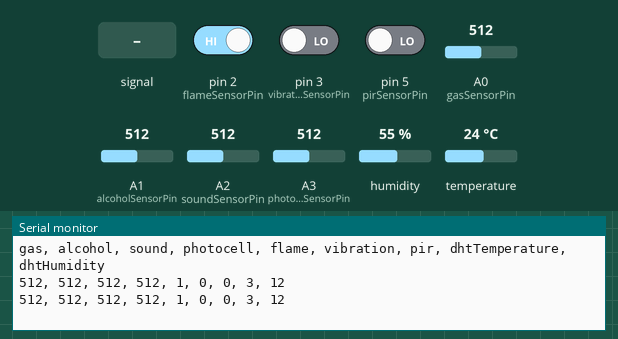
This sketch was run on a simulated Arduino Uno, built with avr-gcc and run on an emulated ATmega328P. Parts: the last lines printed to the serial monitor. Inputs (shaded band) come from the test bench; at power-on: A0 (gasSensorPin) = 512, A1 (alcoholSensorPin) = 512, A2 (soundSensorPin) = 512, A3 (photocellSensorPin) = 512, pin 2 (flameSensorPin) HIGH, pin 3 (vibrationSensorPin) LOW, pin 5 (pirSensorPin) LOW, humidity 55 %, temperature 24 °C.

Above: at 2.8 s.
2.9 s: A2 (soundSensorPin) fed a 200 Hz sine of ±81 counts around its level
At 5.1 s:
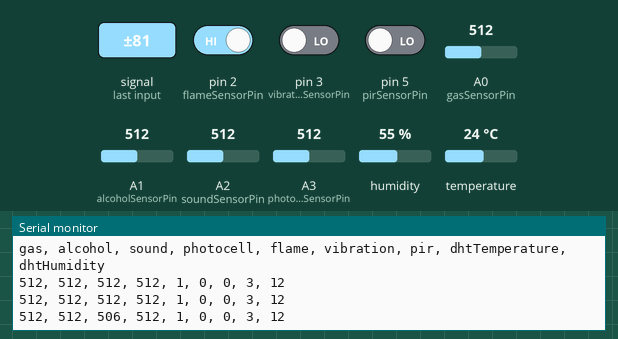
5.6 s: A0 (gasSensorPin) set to 716
At 7.5 s:
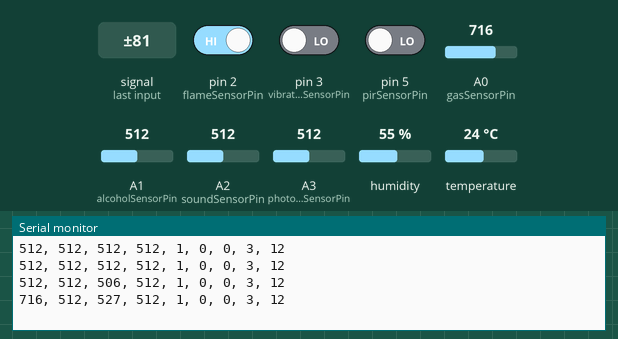
8.3 s: A1 (alcoholSensorPin) set to 716
At 8.3 s:
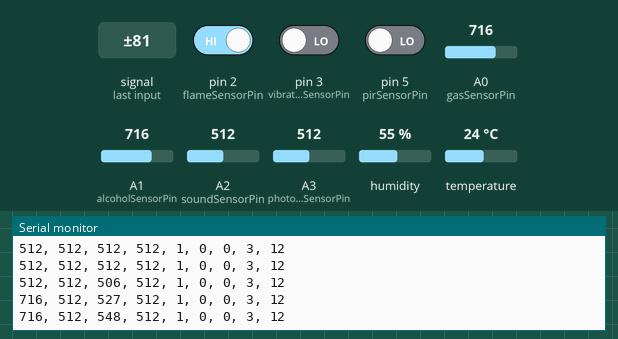
11.0 s: A2 (soundSensorPin) set to 716
At 13.4 s:
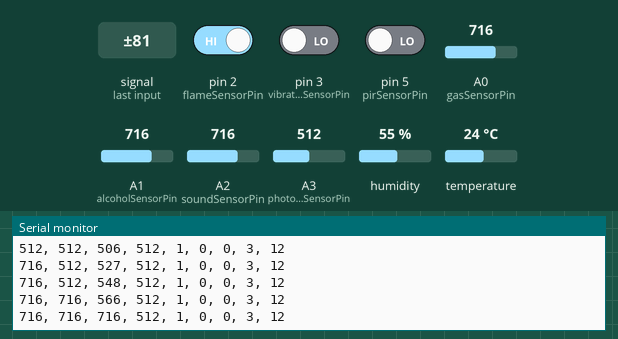
13.7 s: A3 (photocellSensorPin) set to 716
At 14.9 s:
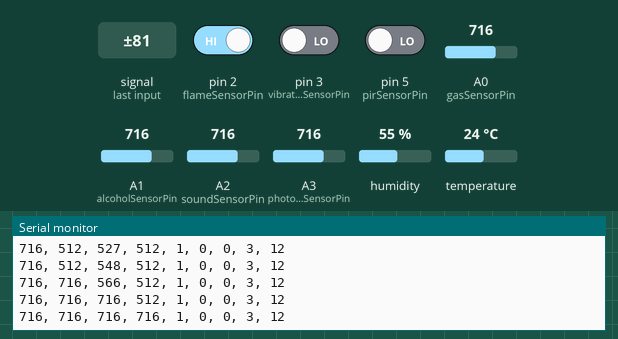
16.4 s: pin 2 (flameSensorPin) driven LOW
At 19.7 s:
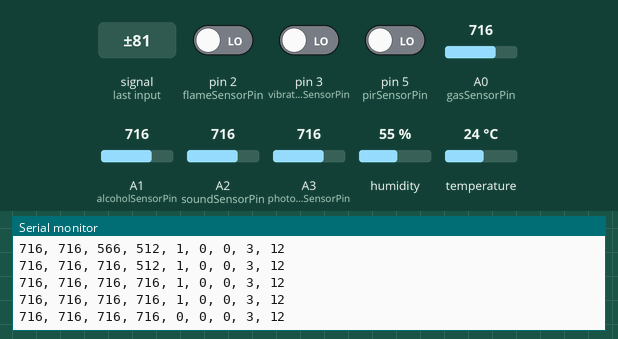
Timing chart, 0 to 20.1 s (numbered marks = the images above; inputs shaded):
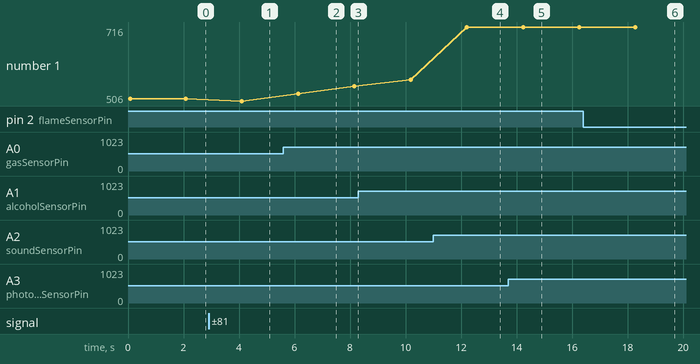

The sketch:

Gas.ino
```cpp
#include <SimpleDHT.h>

const int gasSensorPin = A0;
const int alcoholSensorPin = A1;
const int soundSensorPin = A2;
const int photocellSensorPin = A3;

const byte flameSensorPin = 2;
const byte vibrationSensorPin = 3;
const byte dht11pin = 4;
const byte pirSensorPin = 5;

SimpleDHT11 dht11;

struct SensorValues {
  int Gas;
  int Alcohol;
  int Sound;
  int Photocell;
  int Flame;
  int Vibration;
  int Pir;
  struct Dht11 {
    byte Temperature;
    byte Humidity;
  } DhtValues;
};

void OutputHeader();
void OutputFormat(SensorValues* sensorValues);

void setup()
{
  pinMode(flameSensorPin, INPUT);
  pinMode(vibrationSensorPin, INPUT);
  pinMode(pirSensorPin, INPUT);

  Serial.begin(9600); //Set serial baud rate to 9600 bps
  OutputHeader();
}

void loop()
{
  SensorValues values;

  values.Gas = analogRead(gasSensorPin);
  values.Alcohol = analogRead(alcoholSensorPin);
  values.Sound = analogRead(soundSensorPin);
  values.Photocell = analogRead(photocellSensorPin);

  values.Flame = digitalRead(flameSensorPin);
  values.Vibration = digitalRead(vibrationSensorPin);
  values.Pir = digitalRead(pirSensorPin);

  byte dht11Temperature, dht11Humidity;

  int dht11Error = SimpleDHTErrSuccess;
  dht11Error = dht11.read(dht11pin, &dht11Temperature, &dht11Humidity, NULL);
  if(dht11Error != SimpleDHTErrSuccess) {
    dht11Temperature = -1;
    dht11Humidity = -1;
  }

  OutputFormat(&values);

  delay(2000);
}

void OutputHeader() {
  Serial.println("gas, alcohol, sound, photocell, flame, vibration, pir, dhtTemperature, dhtHumidity");
}

void OutputFormat(SensorValues* sensorValues) {
  Serial.print(sensorValues->Gas, DEC);

  Serial.print(", ");
  Serial.print(sensorValues->Alcohol, DEC);

  Serial.print(", ");
  Serial.print(sensorValues->Sound, DEC);

  Serial.print(", ");
  Serial.print(sensorValues->Photocell, DEC);

  Serial.print(", ");
  Serial.print(sensorValues->Flame);

  Serial.print(", ");
  Serial.print(sensorValues->Vibration);

  Serial.print(", ");
  Serial.print(sensorValues->Pir);

  Serial.print(", ");
  Serial.print(sensorValues->DhtValues.Temperature, DEC);
  Serial.print(", ");
  Serial.print(sensorValues->DhtValues.Humidity, DEC);

  Serial.println();
}
```

Measured:
- after the input at 2.9 s, the serial monitor: prints a new line after 1.2 s (image 1)
- after the input at 5.6 s, the serial monitor: prints a new line after 0.53 s (image 2)
- after the input at 11.0 s, the serial monitor: prints a new line after 1.2 s (image 4)
- after the input at 13.7 s, the serial monitor: prints a new line after 0.53 s (image 5)
- after the input at 16.4 s, the serial monitor: prints a new line after 1.9 s (image 6)
- plotted number 1: 512 → 506 after the input at 2.9 s
